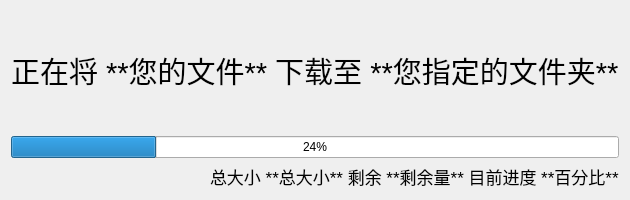
<?xml version="1.0" encoding="UTF-8"?>
<ui version="4.0">
 <class>DownloadProgress</class>
 <widget class="QWidget" name="DownloadProgress">
  <property name="geometry">
   <rect>
    <x>0</x>
    <y>0</y>
    <width>576</width>
    <height>200</height>
   </rect>
  </property>
  <property name="windowTitle">
   <string>正在将 您的文件 下载至 您指定的文件夹</string>
  </property>
  <layout class="QVBoxLayout" name="verticalLayout">
   <item>
    <layout class="QGridLayout" name="gridLayout_3">
     <item row="0" column="0">
      <spacer name="verticalSpacer_2">
       <property name="orientation">
        <enum>Qt::Vertical</enum>
       </property>
       <property name="sizeHint" stdset="0">
        <size>
         <width>20</width>
         <height>40</height>
        </size>
       </property>
      </spacer>
     </item>
     <item row="1" column="0" alignment="Qt::AlignHCenter|Qt::AlignVCenter">
      <widget class="QLabel" name="TitleLabel">
       <property name="font">
        <font>
         <pointsize>22</pointsize>
        </font>
       </property>
       <property name="frameShadow">
        <enum>QFrame::Plain</enum>
       </property>
       <property name="text">
        <string>正在将 **您的文件** 下载至 **您指定的文件夹**</string>
       </property>
       <property name="textFormat">
        <enum>Qt::MarkdownText</enum>
       </property>
      </widget>
     </item>
     <item row="2" column="0">
      <spacer name="verticalSpacer">
       <property name="orientation">
        <enum>Qt::Vertical</enum>
       </property>
       <property name="sizeHint" stdset="0">
        <size>
         <width>20</width>
         <height>40</height>
        </size>
       </property>
      </spacer>
     </item>
    </layout>
   </item>
   <item>
    <layout class="QGridLayout" name="gridLayout">
     <item row="0" column="0">
      <widget class="QProgressBar" name="DownloadProgressBar">
       <property name="sizePolicy">
        <sizepolicy hsizetype="Expanding" vsizetype="Fixed">
         <horstretch>0</horstretch>
         <verstretch>0</verstretch>
        </sizepolicy>
       </property>
       <property name="value">
        <number>24</number>
       </property>
      </widget>
     </item>
    </layout>
   </item>
   <item>
    <layout class="QGridLayout" name="gridLayout_2">
     <item row="0" column="0">
      <spacer name="horizontalSpacer_3">
       <property name="orientation">
        <enum>Qt::Horizontal</enum>
       </property>
       <property name="sizeHint" stdset="0">
        <size>
         <width>40</width>
         <height>20</height>
        </size>
       </property>
      </spacer>
     </item>
     <item row="0" column="1" alignment="Qt::AlignHCenter">
      <widget class="QLabel" name="StatusLabel">
       <property name="font">
        <font>
         <pointsize>13</pointsize>
        </font>
       </property>
       <property name="text">
        <string>总大小 **总大小** 剩余 **剩余量** 目前进度 **百分比**</string>
       </property>
       <property name="textFormat">
        <enum>Qt::MarkdownText</enum>
       </property>
      </widget>
     </item>
    </layout>
   </item>
  </layout>
 </widget>
 <resources/>
 <connections/>
</ui>
